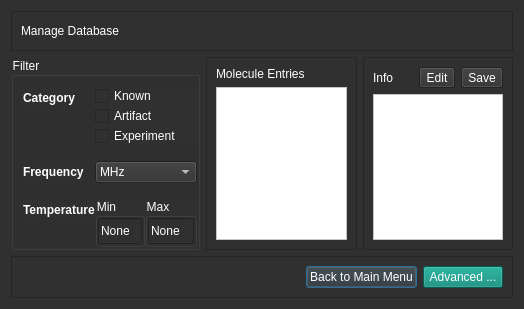
<?xml version="1.0" encoding="UTF-8"?>
<ui version="4.0">
 <class>Dialog</class>
 <widget class="QDialog" name="Dialog">
  <property name="geometry">
   <rect>
    <x>0</x>
    <y>0</y>
    <width>524</width>
    <height>309</height>
   </rect>
  </property>
  <property name="windowTitle">
   <string>Dialog</string>
  </property>
  <property name="styleSheet">
   <string notr="true">background-color: rgb(48, 48, 48);
color: rgb(255, 255, 255);</string>
  </property>
  <layout class="QVBoxLayout" name="verticalLayout_2">
   <item>
    <widget class="QFrame" name="frame">
     <property name="sizePolicy">
      <sizepolicy hsizetype="Preferred" vsizetype="Fixed">
       <horstretch>0</horstretch>
       <verstretch>0</verstretch>
      </sizepolicy>
     </property>
     <property name="frameShape">
      <enum>QFrame::StyledPanel</enum>
     </property>
     <property name="frameShadow">
      <enum>QFrame::Raised</enum>
     </property>
     <layout class="QHBoxLayout" name="horizontalLayout_5">
      <item>
       <widget class="QLabel" name="label_4">
        <property name="sizePolicy">
         <sizepolicy hsizetype="Preferred" vsizetype="MinimumExpanding">
          <horstretch>0</horstretch>
          <verstretch>0</verstretch>
         </sizepolicy>
        </property>
        <property name="text">
         <string>Manage Database</string>
        </property>
       </widget>
      </item>
      <item>
       <spacer name="horizontalSpacer_2">
        <property name="orientation">
         <enum>Qt::Horizontal</enum>
        </property>
        <property name="sizeHint" stdset="0">
         <size>
          <width>40</width>
          <height>20</height>
         </size>
        </property>
       </spacer>
      </item>
     </layout>
    </widget>
   </item>
   <item>
    <layout class="QHBoxLayout" name="horizontalLayout_3">
     <item>
      <widget class="QGroupBox" name="groupBox_3">
       <property name="title">
        <string>Filter</string>
       </property>
       <layout class="QGridLayout" name="gridLayout_5">
        <property name="rightMargin">
         <number>0</number>
        </property>
        <property name="bottomMargin">
         <number>0</number>
        </property>
        <property name="spacing">
         <number>0</number>
        </property>
        <item row="0" column="0">
         <layout class="QFormLayout" name="formLayout">
          <property name="verticalSpacing">
           <number>15</number>
          </property>
          <item row="0" column="0">
           <widget class="QLabel" name="label_2">
            <property name="font">
             <font>
              <weight>75</weight>
              <bold>true</bold>
             </font>
            </property>
            <property name="text">
             <string>Category</string>
            </property>
           </widget>
          </item>
          <item row="0" column="1">
           <layout class="QVBoxLayout" name="verticalLayout">
            <item>
             <widget class="QCheckBox" name="checkBox">
              <property name="sizePolicy">
               <sizepolicy hsizetype="Expanding" vsizetype="Fixed">
                <horstretch>0</horstretch>
                <verstretch>0</verstretch>
               </sizepolicy>
              </property>
              <property name="styleSheet">
               <string notr="true">color: rgb(255, 255, 255);</string>
              </property>
              <property name="text">
               <string>Known</string>
              </property>
              <property name="autoExclusive">
               <bool>false</bool>
              </property>
             </widget>
            </item>
            <item>
             <widget class="QCheckBox" name="checkBox_2">
              <property name="sizePolicy">
               <sizepolicy hsizetype="Expanding" vsizetype="Fixed">
                <horstretch>0</horstretch>
                <verstretch>0</verstretch>
               </sizepolicy>
              </property>
              <property name="styleSheet">
               <string notr="true">color: rgb(255, 255, 255);</string>
              </property>
              <property name="text">
               <string>Artifact</string>
              </property>
             </widget>
            </item>
            <item>
             <widget class="QCheckBox" name="checkBox_3">
              <property name="sizePolicy">
               <sizepolicy hsizetype="Expanding" vsizetype="Fixed">
                <horstretch>0</horstretch>
                <verstretch>0</verstretch>
               </sizepolicy>
              </property>
              <property name="styleSheet">
               <string notr="true">color: rgb(255, 255, 255);</string>
              </property>
              <property name="text">
               <string>Experiment</string>
              </property>
             </widget>
            </item>
           </layout>
          </item>
          <item row="1" column="0">
           <widget class="QLabel" name="label">
            <property name="font">
             <font>
              <weight>75</weight>
              <bold>true</bold>
             </font>
            </property>
            <property name="styleSheet">
             <string notr="true">color: rgb(255, 255, 255);</string>
            </property>
            <property name="text">
             <string>Frequency</string>
            </property>
           </widget>
          </item>
          <item row="1" column="1">
           <widget class="QComboBox" name="comboBox">
            <item>
             <property name="text">
              <string>MHz</string>
             </property>
            </item>
           </widget>
          </item>
          <item row="2" column="0">
           <widget class="QLabel" name="label_3">
            <property name="font">
             <font>
              <weight>75</weight>
              <bold>true</bold>
             </font>
            </property>
            <property name="text">
             <string>Temperature</string>
            </property>
           </widget>
          </item>
          <item row="2" column="1">
           <layout class="QHBoxLayout" name="horizontalLayout">
            <item>
             <widget class="QGroupBox" name="groupBox">
              <property name="title">
               <string>Min</string>
              </property>
              <layout class="QGridLayout" name="gridLayout_3">
               <property name="leftMargin">
                <number>0</number>
               </property>
               <property name="topMargin">
                <number>0</number>
               </property>
               <property name="rightMargin">
                <number>0</number>
               </property>
               <property name="bottomMargin">
                <number>0</number>
               </property>
               <property name="spacing">
                <number>0</number>
               </property>
               <item row="0" column="0">
                <widget class="QLineEdit" name="lineEdit">
                 <property name="sizePolicy">
                  <sizepolicy hsizetype="Expanding" vsizetype="Expanding">
                   <horstretch>0</horstretch>
                   <verstretch>0</verstretch>
                  </sizepolicy>
                 </property>
                 <property name="text">
                  <string>None</string>
                 </property>
                </widget>
               </item>
              </layout>
             </widget>
            </item>
            <item>
             <widget class="QGroupBox" name="groupBox_2">
              <property name="title">
               <string>Max</string>
              </property>
              <layout class="QGridLayout" name="gridLayout_4">
               <property name="leftMargin">
                <number>0</number>
               </property>
               <property name="topMargin">
                <number>0</number>
               </property>
               <property name="rightMargin">
                <number>0</number>
               </property>
               <property name="bottomMargin">
                <number>0</number>
               </property>
               <property name="spacing">
                <number>0</number>
               </property>
               <item row="0" column="0">
                <widget class="QLineEdit" name="lineEdit_3">
                 <property name="sizePolicy">
                  <sizepolicy hsizetype="Expanding" vsizetype="Expanding">
                   <horstretch>0</horstretch>
                   <verstretch>0</verstretch>
                  </sizepolicy>
                 </property>
                 <property name="text">
                  <string>None</string>
                 </property>
                </widget>
               </item>
              </layout>
             </widget>
            </item>
           </layout>
          </item>
         </layout>
        </item>
       </layout>
      </widget>
     </item>
     <item>
      <spacer name="horizontalSpacer_3">
       <property name="orientation">
        <enum>Qt::Horizontal</enum>
       </property>
       <property name="sizeHint" stdset="0">
        <size>
         <width>40</width>
         <height>20</height>
        </size>
       </property>
      </spacer>
     </item>
     <item>
      <widget class="QScrollArea" name="scrollArea">
       <property name="sizePolicy">
        <sizepolicy hsizetype="Expanding" vsizetype="Expanding">
         <horstretch>0</horstretch>
         <verstretch>0</verstretch>
        </sizepolicy>
       </property>
       <property name="widgetResizable">
        <bool>true</bool>
       </property>
       <widget class="QWidget" name="scrollAreaWidgetContents">
        <property name="geometry">
         <rect>
          <x>0</x>
          <y>0</y>
          <width>167</width>
          <height>217</height>
         </rect>
        </property>
        <layout class="QGridLayout" name="gridLayout">
         <item row="1" column="0">
          <widget class="QListView" name="listView_2">
           <property name="sizePolicy">
            <sizepolicy hsizetype="Expanding" vsizetype="Expanding">
             <horstretch>0</horstretch>
             <verstretch>0</verstretch>
            </sizepolicy>
           </property>
           <property name="styleSheet">
            <string notr="true">background-color: rgb(255, 255, 255);
color: rgb(0, 0, 0);</string>
           </property>
          </widget>
         </item>
         <item row="0" column="0">
          <widget class="QLabel" name="label_5">
           <property name="text">
            <string>Molecule Entries</string>
           </property>
          </widget>
         </item>
        </layout>
       </widget>
      </widget>
     </item>
     <item>
      <widget class="QScrollArea" name="scrollArea_2">
       <property name="widgetResizable">
        <bool>true</bool>
       </property>
       <widget class="QWidget" name="scrollAreaWidgetContents_2">
        <property name="geometry">
         <rect>
          <x>0</x>
          <y>0</y>
          <width>167</width>
          <height>217</height>
         </rect>
        </property>
        <layout class="QGridLayout" name="gridLayout_2">
         <item row="1" column="0">
          <widget class="QTableView" name="tableView">
           <property name="sizePolicy">
            <sizepolicy hsizetype="Expanding" vsizetype="Expanding">
             <horstretch>0</horstretch>
             <verstretch>0</verstretch>
            </sizepolicy>
           </property>
           <property name="styleSheet">
            <string notr="true">background-color: rgb(255, 255, 255);
color: rgb(0, 0, 0);</string>
           </property>
          </widget>
         </item>
         <item row="0" column="0">
          <layout class="QHBoxLayout" name="horizontalLayout_2">
           <item>
            <widget class="QLabel" name="label_6">
             <property name="text">
              <string>Info</string>
             </property>
            </widget>
           </item>
           <item>
            <widget class="QToolButton" name="toolButton">
             <property name="text">
              <string>Edit</string>
             </property>
            </widget>
           </item>
           <item>
            <widget class="QToolButton" name="toolButton_3">
             <property name="text">
              <string>Save</string>
             </property>
            </widget>
           </item>
          </layout>
         </item>
        </layout>
       </widget>
      </widget>
     </item>
    </layout>
   </item>
   <item>
    <widget class="QFrame" name="frame_2">
     <property name="sizePolicy">
      <sizepolicy hsizetype="Preferred" vsizetype="Fixed">
       <horstretch>0</horstretch>
       <verstretch>0</verstretch>
      </sizepolicy>
     </property>
     <property name="frameShape">
      <enum>QFrame::StyledPanel</enum>
     </property>
     <property name="frameShadow">
      <enum>QFrame::Raised</enum>
     </property>
     <layout class="QHBoxLayout" name="horizontalLayout_4">
      <item>
       <spacer name="horizontalSpacer">
        <property name="orientation">
         <enum>Qt::Horizontal</enum>
        </property>
        <property name="sizeHint" stdset="0">
         <size>
          <width>40</width>
          <height>20</height>
         </size>
        </property>
       </spacer>
      </item>
      <item>
       <widget class="QPushButton" name="pushButton_2">
        <property name="sizePolicy">
         <sizepolicy hsizetype="Minimum" vsizetype="MinimumExpanding">
          <horstretch>0</horstretch>
          <verstretch>0</verstretch>
         </sizepolicy>
        </property>
        <property name="text">
         <string>Back to Main Menu</string>
        </property>
       </widget>
      </item>
      <item>
       <widget class="QPushButton" name="pushButton_3">
        <property name="sizePolicy">
         <sizepolicy hsizetype="Minimum" vsizetype="MinimumExpanding">
          <horstretch>0</horstretch>
          <verstretch>0</verstretch>
         </sizepolicy>
        </property>
        <property name="styleSheet">
         <string notr="true">background-color: rgb(1, 133, 116);</string>
        </property>
        <property name="text">
         <string>Advanced ...</string>
        </property>
       </widget>
      </item>
     </layout>
    </widget>
   </item>
  </layout>
  <zorder>scrollArea_2</zorder>
  <zorder>checkBox</zorder>
  <zorder>checkBox_2</zorder>
  <zorder>checkBox_3</zorder>
  <zorder>scrollArea</zorder>
  <zorder></zorder>
  <zorder>comboBox</zorder>
  <zorder>label</zorder>
  <zorder>label_3</zorder>
  <zorder>horizontalLayoutWidget</zorder>
  <zorder>label_2</zorder>
  <zorder>frame</zorder>
  <zorder>label_6</zorder>
  <zorder>groupBox_3</zorder>
  <zorder>toolButton_2</zorder>
  <zorder>frame_2</zorder>
 </widget>
 <resources/>
 <connections/>
</ui>
